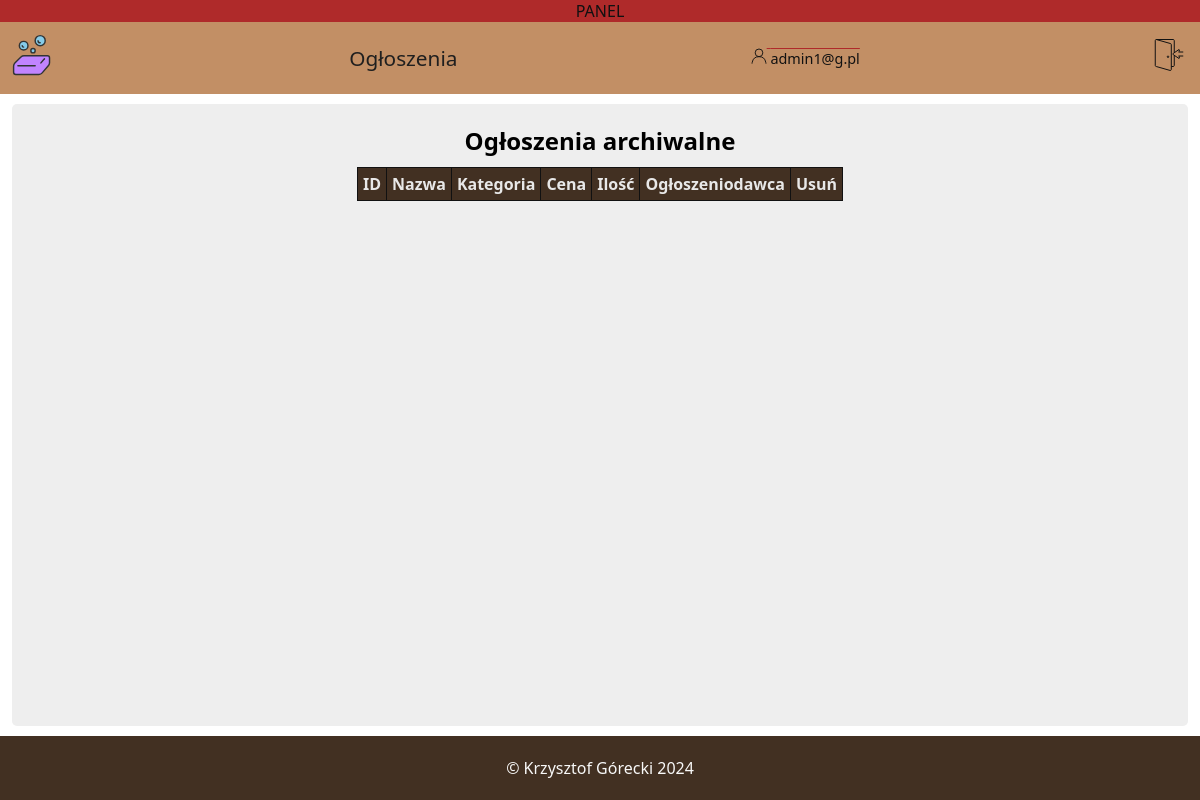
The page /panel_archive.php (signed in) on the database as committed earlier.
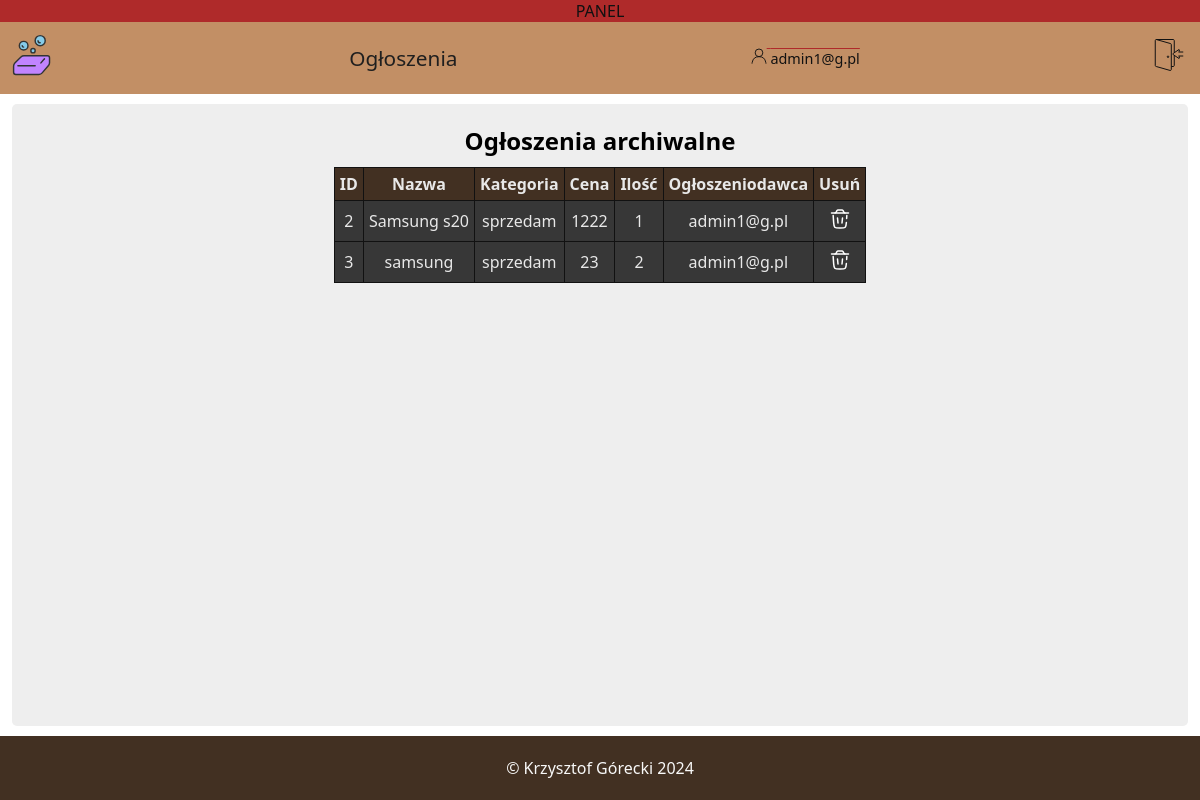
The same page on the database as committed later.
### tables this page shows
CREATE TABLE `archiwalne_ogloszenia` (
  `id_arch_ogloszenia` int(11) NOT NULL,
  `nazwa` varchar(130) NOT NULL,
  `cena` int(11) NOT NULL,
  `ilosc` smallint(6) NOT NULL,
  `kategoria` tinyint(4) NOT NULL,
  `przypisane_konto` int(11) NOT NULL
);

CREATE TABLE `kategoria_ogloszenia` (
  `id_kategorii` tinyint(4) NOT NULL,
  `kategoria` varchar(50) NOT NULL
);

CREATE TABLE `konta` (
  `id_konta` int(11) NOT NULL,
  `imie` varchar(100) DEFAULT NULL,
  `email` varchar(100) NOT NULL,
  `haslo` varchar(100) NOT NULL,
  `dostep` tinyint(4) NOT NULL,
  `token` varchar(60) DEFAULT NULL,
  `data_rejestracji` datetime NOT NULL,
  `ostatnie_logowanie` datetime DEFAULT NULL
);

### panel_archive.php (the view, shortened to what this page needs)
<!DOCTYPE html>
<html lang="pl">
<head>
    <link rel="stylesheet" href="style.css">
</head>
<body>
<?php
if($_SESSION['dostep'] == 3){
echo "<div class='panel_sign'>
    <p>PANEL</p>
</div>";
}
?>
<?php include_once('menu_nav.php') ?>
<div class='contener'>
<section class='panel_wyniki_baza'>
<h2 style='text-align:center; padding: 10px;'>Ogłoszenia archiwalne</h2>
    <table class='tabela'>
        <tr>
            <th>ID</th>
            <th>Nazwa</th>
            <th>Kategoria</th>
            <th>Cena</th>
            <th>Ilość</th>
            <th>Ogłoszeniodawca</th>
            <th>Usuń</th>
        </tr>
<?php
    $pytanie_o_ogloszenia= "SELECT id_arch_ogloszenia, nazwa, cena, ilosc, kategoria_ogloszenia.kategoria, konta.email
    FROM archiwalne_ogloszenia
    INNER JOIN konta on konta.id_konta = archiwalne_ogloszenia.przypisane_konto
    INNER JOIN kategoria_ogloszenia on kategoria_ogloszenia.id_kategorii = archiwalne_ogloszenia.kategoria
    ORDER BY id_arch_ogloszenia";
    $wykonaj = $conn -> query($pytanie_o_ogloszenia);
    $wyniki = $wykonaj -> fetchAll();
 foreach($wyniki as $wynik){
    $id = $wynik['id_arch_ogloszenia'];
    $nazwa = $wynik['nazwa'];
    $cena = $wynik['cena'];
    $ilosc = $wynik['ilosc'];
    $kategoria = $wynik['kategoria'];
    $przypisane_konto = $wynik['email'];
    echo "<tr>";
    echo "<td>$id</td>";
    echo "<td>$nazwa</td>";
    echo "<td>$kategoria</td>";
    echo "<td>$cena</td>";
    echo "<td>$ilosc</td>";
    echo "<td>$przypisane_konto</td>";
    echo "<td>
    <form action='usun_ogloszenie_archive_conf.php' method='POST'>
    <input type='hidden' name='id' value='$id'>
    <button type='submit' class='tabela_przycisk'><img src='ikony/bin.svg' width='24px' height='24px'></button>
    </form>
    </td>
    </tr>";
 }
?>
    </table>
</section>
</div>
    <?php include_once("footer.php") ?>
</body>
</html>

Rows that differ between the two databases and show on the page:
added archiwalne_ogloszenia: id_arch_ogloszenia "2", nazwa "Samsung s20", kategoria_ogloszenia.kategoria "sprzedam", cena "1222", ilosc "1", konta.email "admin1@g.pl"
added archiwalne_ogloszenia: id_arch_ogloszenia "3", nazwa "samsung", kategoria_ogloszenia.kategoria "sprzedam", cena "23", ilosc "2", konta.email "admin1@g.pl"
